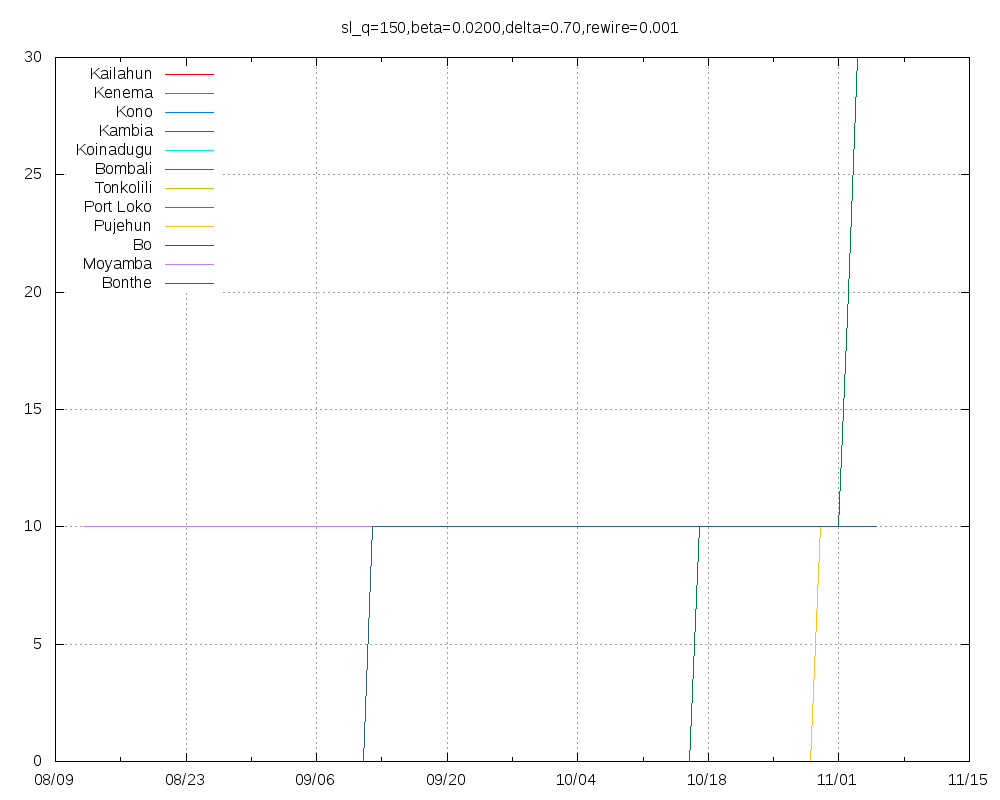

The gnuplot source for this figure:
set title "sl_q=150,beta=0.0200,delta=0.70,rewire=0.001"
set key top left
set grid
set xdata time
set timefmt "%Y-%m-%d"
set terminal png size 1000,800
set output "sl_q=150,beta=0.0200,delta=0.70,rewire=0.001.png"
plot "Kailahun.tab" using 1:2 title "Kailahun" with lines,"Kenema.tab" using 1:2 title "Kenema" with lines,"Kono.tab" using 1:2 title "Kono" with lines,"Kambia.tab" using 1:2 title "Kambia" with lines,"Koinadugu.tab" using 1:2 title "Koinadugu" with lines,"Bombali.tab" using 1:2 title "Bombali" with lines,"Tonkolili.tab" using 1:2 title "Tonkolili" with lines,"Port_Loko.tab" using 1:2 title "Port Loko" with lines,"Pujehun.tab" using 1:2 title "Pujehun" with lines,"Bo.tab" using 1:2 title "Bo" with lines,"Moyamba.tab" using 1:2 title "Moyamba" with lines,"Bonthe.tab" using 1:2 title "Bonthe" with lines
